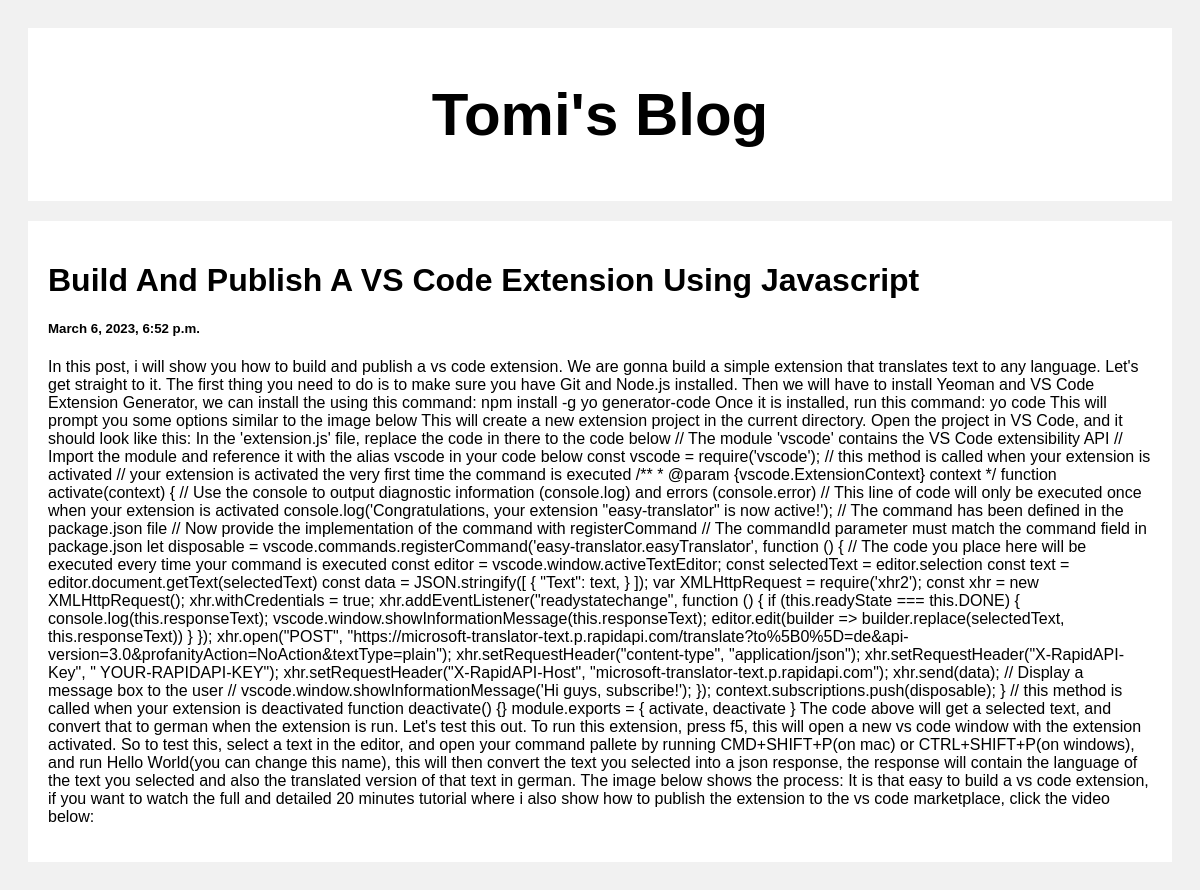
Screenshot of /post/2 with the database file from the repository.
### posts/models.py (models this page shows)
class Post(models.Model):
    title = models.CharField(max_length=100)
    body = models.CharField(max_length=1000000)
    created_at = models.DateTimeField(default=datetime.now, blank=True)

### posts/views.py (the view)
# urls.py: path('post/<str:pk>', views.post, name='post')
def post(request, pk):
    posts = Post.objects.get(id=pk)
    return render(request, 'posts.html', {'posts': posts})

### templates/posts.html (shortened to what this page needs)
<!DOCTYPE html>
<html>
<head>
</head>
<body>
<div class="header">
  <h2>Tomi's Blog</h2>
</div>
<div class="row">
  <div class="leftcolumn">
    <div class="card">
      <a style = "text-decoration: none; color: black;" href="#">
        <h1>{{posts.title}}</h1>
        <h5>{{posts.created_at}}</h5>
        <p>{{posts.body}}</p>
      </a>
    </div>
  </div>
</div>
</body>
</html>

### templates/posts.html (style rules this page uses)
* { box-sizing: border-box; }
body { font-family: Arial; padding: 20px; background: #f1f1f1; }
.header { padding: 2px; font-size: 40px; text-align: center; background: white; }
.leftcolumn { float: left; width: 100%; }
.card { background-color: white; padding: 20px; margin-top: 20px; }
.row:after { content: ""; display: table; clear: both; }

### rows the page displays
Post: title "Build And Publish A VS Code Extension Using Javascript", created_at "March 6, 2023, 6:52 p.m.", body "In this post, i will show you how to build and publish a vs code extension. We are gonna build a simple extension that translates text to any language. Let's get straight to it. The first thing you need to do is to make sure you have Git and Node.js installed. Then we will have to install Yeoman and VS Code Extension Generator, we can install the using this command: npm install -g yo generator-code Once it is installed, run this command: yo code This will prompt you some options similar to the image below This will create a new extension project in the current directory. Open the project in VS Code, and it should look like this: In the 'extension.js' file, replace the code in there to the…"
